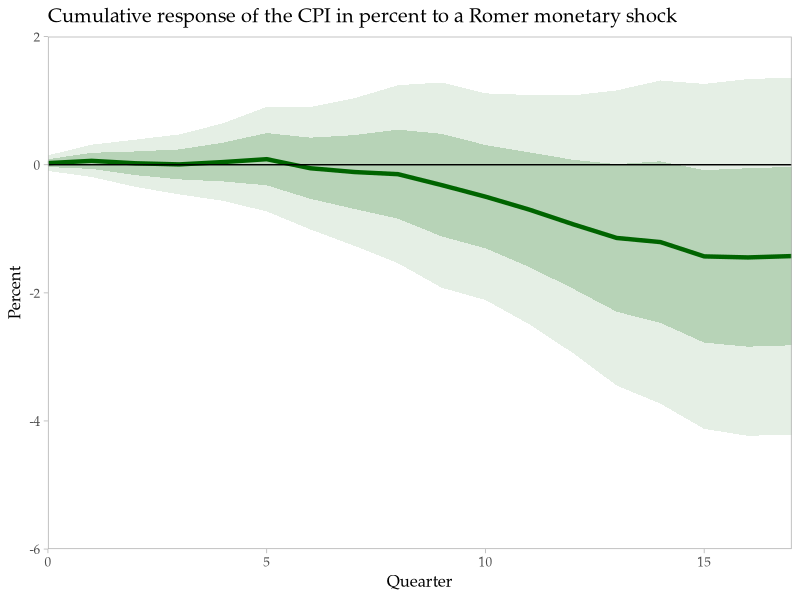
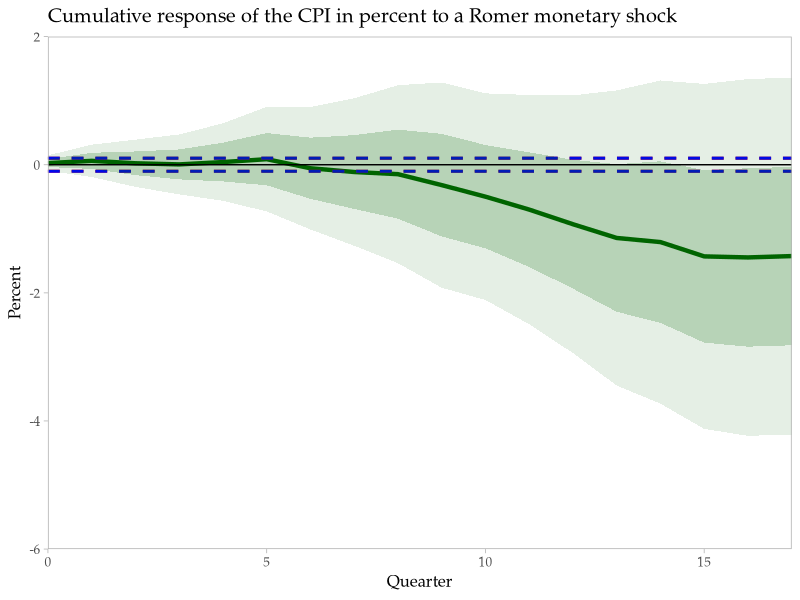

Reproduce these figures in R, in order.
## ---- chunk 1
knitr::opts_chunk$set(
  eval    = TRUE,
  echo    = TRUE,
  warning = FALSE,
  message = FALSE
)
## ---- chunk 2
library(tidyverse) # for data processing and plotting
library(broom)     # for tidying regression output
library(readxl)    # for reading .xls files
library(dynlm)     # for running dynamic regressions with leads and lags
library(sandwich)  # for Newey-West standard errors
library(lmtest)    # for coefficient tests
library(car)       # for linear hypothesis tests
## ---- chunk 3
H     <- 17    # IRF horizon
pval  <- 0.05  # p-value
lags  <- 6     # lags to be used in LP regressions
nwlag <- H     # lags to be used in Newey-West
block <- H     # bootstrap block size
## ---- chunk 4
smpl_start <- ymd("1985-01-01")
smpl_end   <- ymd("2007-12-31")
## ---- chunk 5
df_raw <- read_xls("data/data.xls")
## ---- chunk 6
df <- df_raw %>% 
  mutate(
    date   = ymd(DATE),
    lcpi   = 100 * log(GDPDEF),
    dlcpi  = c(NA, 4 * diff(lcpi)),
    lrgdp  = 100 * 4 * log(GDPC1),
    dlrgdp = c(NA, diff(lrgdp)),
    dstir  = c(NA, diff(FEDFUNDS))
  ) %>% 
  rename(
    y = lcpi,      # response variable
    z = RRSHOCK    # Romer and Romer shock
  ) %>% 
  filter(between(date, smpl_start, smpl_end)) %>% 
  select(date, y, z, dlcpi, dlrgdp, dstir)
## ---- chunk 7
df_fwd <- df %>% 
  bind_cols(
    map_dfc(0:17, ~ df %>%
             transmute(!!paste0("ldy", .x) := lead(y, .x) - lag(y, 1)))
  )
## ---- chunk 8
formula_x = "1 + L(dlrgdp, 1:lags) + L(dlcpi, 1:lags) + L(dstir, 1:lags)"
## ---- chunk 9
formula_z <- paste0("z ~ ", formula_x) %>% as.formula()

model_z <- dynlm(formula_z, data = df_fwd %>% ts())

df_r_z <- model_z$residuals %>% 
  as_tibble() %>% 
  rename(r_z = 1)
## ---- chunk 10
mat_r_y <- matrix(NA, length(df_r_z$r_z), H+1)

for (i in 0:H) {
  
  formula_y <- paste0("ldy", i, "~ ", formula_x) %>%  as.formula()
  model_y   <- dynlm(formula_y, data = df_fwd %>% ts())
  
  if (i == 0) {
    mat_r_y[ , i+1] <- model_y$residuals %>% as.vector()
  } else{
    mat_r_y[ , i+1] <- c(model_y$residuals %>% as.vector(), rep(NA, i))
  }

}

df_r_y <- mat_r_y %>% 
  as_tibble()

colnames(df_r_y) <- paste0("r_fy", 0:H)
## ---- chunk 11
df_r_yz <- df_r_y %>% 
  bind_cols(df_r_z) %>% 
  mutate(date = 1:n()) 
## ---- chunk 12
mat_lp <- matrix(data = NA, ncol = 7, nrow = H+1)  # matrix to store estimation results

for (i in 0:H) {
  
  formula_r_y <- paste0("r_fy", i, " ~ r_z -1") %>% as.formula()
  lp_fit      <- dynlm(formula_r_y, data = df_r_yz %>% ts())
  
  nw_se     <- sqrt(diag(NeweyWest(lp_fit, lag = i)))
  n         <- length(lp_fit$residuals)
  nw_se_adj <- nw_se * sqrt((n - 1) / (n - 20))

  beta_i      <- lp_fit$coefficients["r_z"]
  se_beta_i   <-  nw_se_adj["r_z"]
  
  mat_lp[i+1, 1] <- i
  mat_lp[i+1, 2] <- beta_i
  mat_lp[i+1, 3] <- se_beta_i
  mat_lp[i+1, 4] <- beta_i + 1 * se_beta_i
  mat_lp[i+1, 5] <- beta_i - 1 * se_beta_i
  mat_lp[i+1, 6] <- beta_i + 2 * se_beta_i
  mat_lp[i+1, 7] <- beta_i - 2 * se_beta_i

}

df_lp <- mat_lp %>% 
  as_tibble()

colnames(df_lp) <- 
  c("horizon", "mid", "se", "up1sd", "down1sd", "up2sd", "down2sd")
## ---- chunk 13
df_lp %>% 
  ggplot(aes(x = horizon)) +
  geom_line(aes(y = mid), color = 'darkgreen', size = 1.5) +
  geom_ribbon(aes(ymin = down1sd, ymax = up1sd),
              fill = "darkgreen", linetype = 0, alpha = 0.2) +
  geom_ribbon(aes(ymin = down2sd, ymax = up2sd),
              fill = "darkgreen", linetype = 0, alpha = 0.1) +
  scale_x_continuous(expand = c(0,0), breaks = seq(0, H, 5)) +
  scale_y_continuous(expand = c(0,0), limits = c(-6, 2)) +
  labs(
    x = "Quearter",
    y = "Percent",
    title = "Cumulative response of the CPI in percent to a Romer monetary shock",
  ) +
  geom_hline(aes(yintercept = 0)) +
  theme_light(12, base_family = "Palatino Linotype") +
  theme(
    panel.grid.major = element_blank(),
    panel.grid.minor = element_blank()
  )
## ---- chunk 14
gamma      <- df_r_yz$r_z^2
gamma_mean <- mean(gamma)

eta        <- df_r_yz$r_fy0 * df_r_yz$r_z^2
model_eta  <- lm(eta ~ 1)
nw_se_eta  <- sqrt(diag(NeweyWest(model_eta, lag = nwlag)))
seta       <- nw_se_eta["(Intercept)"]

sbeta      <- seta/gamma_mean

bju <- qnorm(1 - (pval / (2 * (H + 1)))) * sbeta
bjd <- -bju
## ---- chunk 15
set.seed(12345)   # for replication
n         <- length(df_r_yz$r_fy0)
block_id  <- floor((1:n + block - 1) / block)

model_eta <- lm(eta ~ 1)
nw_se_eta <- sqrt(diag(vcovBS(model_eta, cluster = block_id, R = 1000)))
seta      <- nw_se_eta["(Intercept)"]

sbeta     <- seta/gamma_mean

bootju <- qnorm(1 - (pval / (2 * (H + 1)))) * sbeta
bootjd <- -bootju
## ---- chunk 16
df_sb <- tibble(
  bju    = rep(bju, H+1),
  bjd    = rep(bjd, H+1),
  bootju = rep(bootju, H+1),
  bootjd = rep(bootjd, H+1)
)
## ---- chunk 17
df_lp %>% 
  bind_cols(df_sb) %>% 
  ggplot(aes(x = horizon)) +
  geom_line(aes(y = mid), color = 'darkgreen', size = 1.5) +
  geom_line(aes(y = bju), color = "red", linetype = 2, size = 1) +
  geom_line(aes(y = bjd), color = "red", linetype = 2, size = 1) +
  geom_line(aes(y = bootju), color = "blue", linetype = 2, size = 1) +
  geom_line(aes(y = bootjd), color = "blue", linetype = 2, size = 1) +
  geom_ribbon(aes(ymin = down1sd, ymax = up1sd),
              fill = "darkgreen", linetype = 0, alpha = 0.2) +
  geom_ribbon(aes(ymin = down2sd, ymax = up2sd),
              fill = "darkgreen", linetype = 0, alpha = 0.1) +
  scale_x_continuous(expand = c(0,0), breaks = seq(0, H, 5)) +
  scale_y_continuous(expand = c(0,0), limits = c(-6, 2)) +
  labs(
    x = "Quearter",
    y = "Percent",
    title = "Cumulative response of the CPI in percent to a Romer monetary shock",
  ) +
  geom_hline(aes(yintercept = 0)) +
  theme_light(12, base_family = "Palatino Linotype") +
  theme(
    panel.grid.major = element_blank(),
    panel.grid.minor = element_blank()
  )
## ---- chunk 18
df_r_yz_long <- df_r_yz %>%
  pivot_longer(-c(date, r_z), names_to = "horizon", values_to = "r_fy") %>%
  mutate(
    horizon = as.factor(gsub("^r_fy", "", horizon))
  ) %>% 
  select(date, horizon, r_fy, r_z)
## ---- chunk 19
library(plm)  # to estimate panel data models

plm_model <- plm(r_fy ~ factor(horizon):r_z, data = df_r_yz_long, index = c("horizon", "date"), model = "within")
## ---- chunk 20
hypothesis <- sapply(0:H, function(i) paste0("factor(horizon)", i, ":r_z = 0"))

linearHypothesis(plm_model, hypothesis, vcov. = function(x) vcovSCC(x, maxlag=nwlag))
